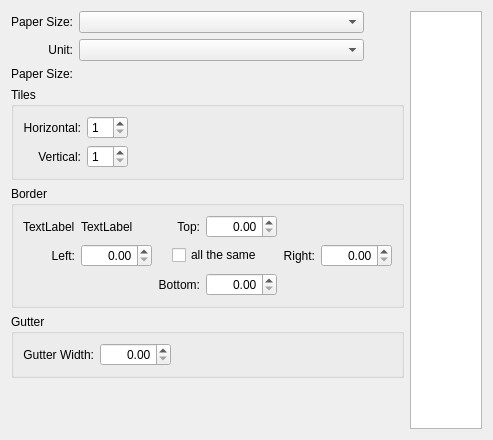
<?xml version="1.0" encoding="UTF-8"?>
<ui version="4.0">
 <class>cLayout</class>
 <widget class="QWidget" name="cLayout">
  <property name="geometry">
   <rect>
    <x>0</x>
    <y>0</y>
    <width>493</width>
    <height>440</height>
   </rect>
  </property>
  <property name="windowTitle">
   <string>Form</string>
  </property>
  <layout class="QGridLayout" name="gridLayout">
   <item row="0" column="0">
    <layout class="QHBoxLayout" name="horizontalLayout" stretch="0,0">
     <item>
      <layout class="QVBoxLayout" name="verticalLayout">
       <item>
        <layout class="QGridLayout" name="gridLayout_7" columnstretch="0,1,0">
         <item row="1" column="0">
          <widget class="QLabel" name="label_8">
           <property name="text">
            <string>Unit:</string>
           </property>
           <property name="alignment">
            <set>Qt::AlignRight|Qt::AlignTrailing|Qt::AlignVCenter</set>
           </property>
          </widget>
         </item>
         <item row="0" column="0">
          <widget class="QLabel" name="label">
           <property name="text">
            <string>Paper Size:</string>
           </property>
           <property name="alignment">
            <set>Qt::AlignRight|Qt::AlignTrailing|Qt::AlignVCenter</set>
           </property>
          </widget>
         </item>
         <item row="0" column="1">
          <widget class="QComboBox" name="m_lpPageSize"/>
         </item>
         <item row="2" column="1">
          <widget class="QLabel" name="m_lpPaperSizeText">
           <property name="text">
            <string/>
           </property>
          </widget>
         </item>
         <item row="2" column="0">
          <widget class="QLabel" name="label_12">
           <property name="text">
            <string>Paper Size:</string>
           </property>
           <property name="alignment">
            <set>Qt::AlignRight|Qt::AlignTrailing|Qt::AlignVCenter</set>
           </property>
          </widget>
         </item>
         <item row="1" column="1">
          <widget class="QComboBox" name="m_lpUnit"/>
         </item>
         <item row="1" column="2">
          <spacer name="horizontalSpacer_5">
           <property name="orientation">
            <enum>Qt::Horizontal</enum>
           </property>
           <property name="sizeHint" stdset="0">
            <size>
             <width>40</width>
             <height>20</height>
            </size>
           </property>
          </spacer>
         </item>
        </layout>
       </item>
       <item>
        <widget class="QGroupBox" name="groupBox_3">
         <property name="title">
          <string>Tiles</string>
         </property>
         <layout class="QGridLayout" name="gridLayout_5">
          <item row="0" column="0">
           <layout class="QGridLayout" name="gridLayout_2">
            <item row="0" column="1">
             <widget class="QSpinBox" name="m_lpTilesH">
              <property name="minimum">
               <number>1</number>
              </property>
             </widget>
            </item>
            <item row="0" column="0">
             <widget class="QLabel" name="label_9">
              <property name="text">
               <string>Horizontal:</string>
              </property>
              <property name="alignment">
               <set>Qt::AlignRight|Qt::AlignTrailing|Qt::AlignVCenter</set>
              </property>
             </widget>
            </item>
            <item row="1" column="1">
             <widget class="QSpinBox" name="m_lpTilesV">
              <property name="minimum">
               <number>1</number>
              </property>
             </widget>
            </item>
            <item row="1" column="0">
             <widget class="QLabel" name="label_10">
              <property name="text">
               <string>Vertical:</string>
              </property>
              <property name="alignment">
               <set>Qt::AlignRight|Qt::AlignTrailing|Qt::AlignVCenter</set>
              </property>
             </widget>
            </item>
            <item row="0" column="2">
             <spacer name="horizontalSpacer_3">
              <property name="orientation">
               <enum>Qt::Horizontal</enum>
              </property>
              <property name="sizeHint" stdset="0">
               <size>
                <width>40</width>
                <height>20</height>
               </size>
              </property>
             </spacer>
            </item>
           </layout>
          </item>
         </layout>
        </widget>
       </item>
       <item>
        <widget class="QGroupBox" name="groupBox_2">
         <property name="title">
          <string>Border</string>
         </property>
         <layout class="QGridLayout" name="gridLayout_4">
          <item row="0" column="0">
           <layout class="QGridLayout" name="gridLayout_3">
            <item row="1" column="0">
             <widget class="QLabel" name="label_3">
              <property name="text">
               <string>Left:</string>
              </property>
              <property name="alignment">
               <set>Qt::AlignRight|Qt::AlignTrailing|Qt::AlignVCenter</set>
              </property>
             </widget>
            </item>
            <item row="1" column="4">
             <widget class="QLabel" name="label_7">
              <property name="text">
               <string>Right:</string>
              </property>
              <property name="alignment">
               <set>Qt::AlignRight|Qt::AlignTrailing|Qt::AlignVCenter</set>
              </property>
             </widget>
            </item>
            <item row="0" column="1">
             <widget class="QLabel" name="label_6">
              <property name="text">
               <string>TextLabel</string>
              </property>
             </widget>
            </item>
            <item row="1" column="5">
             <widget class="QDoubleSpinBox" name="m_lpBorderRight">
              <property name="alignment">
               <set>Qt::AlignRight|Qt::AlignTrailing|Qt::AlignVCenter</set>
              </property>
              <property name="maximum">
               <double>9999.000000000000000</double>
              </property>
             </widget>
            </item>
            <item row="0" column="0">
             <widget class="QLabel" name="label_2">
              <property name="text">
               <string>TextLabel</string>
              </property>
             </widget>
            </item>
            <item row="0" column="3">
             <widget class="QDoubleSpinBox" name="m_lpBorderTop">
              <property name="alignment">
               <set>Qt::AlignRight|Qt::AlignTrailing|Qt::AlignVCenter</set>
              </property>
              <property name="maximum">
               <double>9999.000000000000000</double>
              </property>
             </widget>
            </item>
            <item row="0" column="2">
             <widget class="QLabel" name="label_4">
              <property name="text">
               <string>Top:</string>
              </property>
              <property name="alignment">
               <set>Qt::AlignRight|Qt::AlignTrailing|Qt::AlignVCenter</set>
              </property>
             </widget>
            </item>
            <item row="1" column="1">
             <widget class="QDoubleSpinBox" name="m_lpBorderLeft">
              <property name="alignment">
               <set>Qt::AlignRight|Qt::AlignTrailing|Qt::AlignVCenter</set>
              </property>
              <property name="maximum">
               <double>9999.000000000000000</double>
              </property>
             </widget>
            </item>
            <item row="2" column="3">
             <widget class="QDoubleSpinBox" name="m_lpBorderBottom">
              <property name="alignment">
               <set>Qt::AlignRight|Qt::AlignTrailing|Qt::AlignVCenter</set>
              </property>
              <property name="maximum">
               <double>9999.000000000000000</double>
              </property>
             </widget>
            </item>
            <item row="2" column="2">
             <widget class="QLabel" name="label_5">
              <property name="text">
               <string>Bottom:</string>
              </property>
              <property name="alignment">
               <set>Qt::AlignRight|Qt::AlignTrailing|Qt::AlignVCenter</set>
              </property>
             </widget>
            </item>
            <item row="1" column="2" colspan="2">
             <layout class="QHBoxLayout" name="horizontalLayout_4">
              <property name="spacing">
               <number>0</number>
              </property>
              <item>
               <spacer name="horizontalSpacer">
                <property name="orientation">
                 <enum>Qt::Horizontal</enum>
                </property>
                <property name="sizeHint" stdset="0">
                 <size>
                  <width>40</width>
                  <height>20</height>
                 </size>
                </property>
               </spacer>
              </item>
              <item>
               <widget class="QCheckBox" name="m_lpBorderAllTheSame">
                <property name="text">
                 <string>all the same</string>
                </property>
               </widget>
              </item>
              <item>
               <spacer name="horizontalSpacer_2">
                <property name="orientation">
                 <enum>Qt::Horizontal</enum>
                </property>
                <property name="sizeHint" stdset="0">
                 <size>
                  <width>40</width>
                  <height>20</height>
                 </size>
                </property>
               </spacer>
              </item>
             </layout>
            </item>
           </layout>
          </item>
         </layout>
        </widget>
       </item>
       <item>
        <widget class="QGroupBox" name="groupBox">
         <property name="title">
          <string>Gutter</string>
         </property>
         <layout class="QGridLayout" name="gridLayout_6">
          <item row="0" column="0">
           <layout class="QHBoxLayout" name="horizontalLayout_3">
            <item>
             <widget class="QLabel" name="label_11">
              <property name="text">
               <string>Gutter Width:</string>
              </property>
              <property name="alignment">
               <set>Qt::AlignRight|Qt::AlignTrailing|Qt::AlignVCenter</set>
              </property>
             </widget>
            </item>
            <item>
             <widget class="QDoubleSpinBox" name="m_lpGutterWidth">
              <property name="alignment">
               <set>Qt::AlignRight|Qt::AlignTrailing|Qt::AlignVCenter</set>
              </property>
              <property name="maximum">
               <double>9999.000000000000000</double>
              </property>
             </widget>
            </item>
            <item>
             <spacer name="horizontalSpacer_4">
              <property name="orientation">
               <enum>Qt::Horizontal</enum>
              </property>
              <property name="sizeHint" stdset="0">
               <size>
                <width>40</width>
                <height>20</height>
               </size>
              </property>
             </spacer>
            </item>
           </layout>
          </item>
         </layout>
        </widget>
       </item>
       <item>
        <spacer name="verticalSpacer">
         <property name="orientation">
          <enum>Qt::Vertical</enum>
         </property>
         <property name="sizeHint" stdset="0">
          <size>
           <width>20</width>
           <height>40</height>
          </size>
         </property>
        </spacer>
       </item>
      </layout>
     </item>
     <item>
      <widget class="QGraphicsView" name="m_lpLayoutPreview"/>
     </item>
    </layout>
   </item>
  </layout>
 </widget>
 <resources/>
 <connections/>
</ui>
